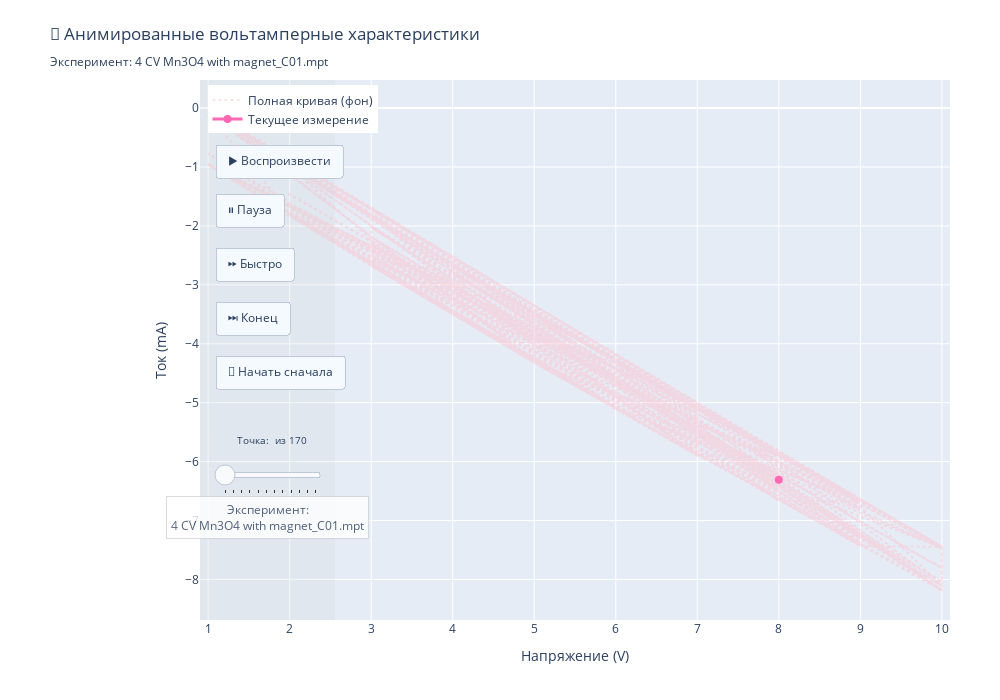

Notebook cell for this chart:
### Markdown cell above
## 🐷 Визуализация экспериментов CV во времени

### Code cell
import plotly.express as px
import plotly.graph_objects as go
import pandas as pd
import numpy as np

# Фильтруем только CV эксперименты
cv_experiments = df_sample[df_sample['category'] == 'CV эксперименты']
print(f"🌸 Найдено CV экспериментов: {cv_experiments['id'].nunique()}")

# Проверяем, есть ли CV эксперименты
if cv_experiments.empty:
    print("🌸 Нет CV экспериментов в выборке!")
else:
    # Выбираем один конкретный CV эксперимент для демонстрации анимации
    cv_ids = cv_experiments['id'].unique()
    selected_cv_id = cv_ids[0]  # Берем первый CV эксперимент
    print(f"🌸 Выбран эксперимент: {selected_cv_id}")

    cv_data = cv_experiments[cv_experiments['id'] == selected_cv_id].copy()
    cv_data = cv_data.sort_values('time/s')  # Сортируем по времени

    print(f"🌸 Количество точек в эксперименте: {len(cv_data)}")
    print(f"🌸 Длительность эксперимента: {cv_data['time/s'].max() - cv_data['time/s'].min():.1f} секунд")

    # Создаем основной график
    fig_animation = go.Figure()

    # Добавляем полную кривую как полупрозрачный фон
    fig_animation.add_trace(
        go.Scatter(
            x=cv_data['Ewe/V'],
            y=cv_data['<I>/mA'],
            mode='lines',
            line=dict(width=2, color='lightpink', dash='dot'),
            name='Полная кривая (фон)',
            opacity=0.4,
            showlegend=True
        )
    )

    # Добавляем начальную точку
    fig_animation.add_trace(
        go.Scatter(
            x=[cv_data['Ewe/V'].iloc[0]],
            y=[cv_data['<I>/mA'].iloc[0]],
            mode='markers+lines',
            marker=dict(size=8, color='#FF69B4'),
            line=dict(width=3, color='#FF69B4'),
            name='Текущее измерение',
            showlegend=True
        )
    )

    # Создаем кадры для анимации
    frames = []
    for i in range(1, len(cv_data) + 1):
        current_data = cv_data.iloc[:i]
        
        frame = go.Frame(
            data=[
                # Фоновая кривая (всегда полная)
                go.Scatter(
                    x=cv_data['Ewe/V'],
                    y=cv_data['<I>/mA'],
                    mode='lines',
                    line=dict(width=2, color='lightpink', dash='dot'),
                    opacity=0.4
                ),
                # Постепенно рисуемая кривая
                go.Scatter(
                    x=current_data['Ewe/V'],
                    y=current_data['<I>/mA'],
                    mode='markers+lines',
                    marker=dict(size=8, color='#FF69B4'),
                    line=dict(width=3, color='#FF69B4')
                )
            ],
            name=f"frame_{i}"
        )
        frames.append(frame)

    fig_animation.frames = frames

    # НАСТРОЙКА LAYOUT С РАЗДЕЛЬНОЙ КОМПОНОВКОЙ
    fig_animation.update_layout(
        width=1000,  # Увеличиваем ширину для размещения элементов слева
        height=700,
        title=f'🌸 Анимированные вольтамперные характеристики<br><sub>Эксперимент: {selected_cv_id}</sub>',
        xaxis_title="Напряжение (V)",
        yaxis_title="Ток (mA)",
        font=dict(size=12),
        showlegend=True,
        # Сдвигаем легенду влево, чтобы не мешала графику
        legend=dict(
            yanchor="top",
            y=0.99,
            xanchor="left",
            x=0.01
        ),
        # Создаем область слева для элементов управления
        margin=dict(l=200, r=50, t=80, b=80),  # Увеличиваем левый отступ
        # Добавляем полупрозрачную панель слева для элементов управления
        shapes=[
            dict(
                type="rect",
                xref="paper",
                yref="paper",
                x0=0,
                y0=0,
                x1=0.18,  # Занимает 18% ширины слева
                y1=1,
                fillcolor="LightGray",
                opacity=0.2,
                line=dict(width=0)
            )
        ]
    )

    # Настраиваем диапазоны осей
    fig_animation.update_xaxes(range=[cv_data['Ewe/V'].min() - 0.1, cv_data['Ewe/V'].max() + 0.1])
    fig_animation.update_yaxes(range=[cv_data['<I>/mA'].min() - 0.5, cv_data['<I>/mA'].max() + 0.5])

    # КНОПКИ УПРАВЛЕНИЯ СЛЕВА (вертикально)
    fig_animation.layout.updatemenus = [
        # Кнопка воспроизведения
        dict(
            type="buttons",
            buttons=[dict(label="▶️ Воспроизвести",
                         method="animate",
                         args=[None, {
                             "frame": {"duration": 100, "redraw": True},
                             "fromcurrent": True, 
                             "mode": "immediate"
                         }])],
            direction="down",
            pad={"r": 10, "t": 10, "b": 5},
            showactive=True,
            x=0.02,  # Слева
            xanchor="left",
            y=0.9,   # Вверху
            yanchor="top"
        ),
        # Кнопка паузы
        dict(
            type="buttons",
            buttons=[dict(label="⏸️ Пауза",
                         method="animate",
                         args=[[None], {
                             "frame": {"duration": 0, "redraw": True},
                             "mode": "immediate"
                         }])],
            direction="down",
            pad={"r": 10, "t": 5, "b": 5},
            showactive=True,
            x=0.02,
            xanchor="left",
            y=0.8,
            yanchor="top"
        ),
        # Кнопка быстрой перемотки
        dict(
            type="buttons",
            buttons=[dict(label="⏩ Быстро",
                         method="animate",
                         args=[None, {
                             "frame": {"duration": 30, "redraw": True},
                             "fromcurrent": True, 
                             "mode": "immediate"
                         }])],
            direction="down",
            pad={"r": 10, "t": 5, "b": 5},
            showactive=True,
            x=0.02,
            xanchor="left",
            y=0.7,
            yanchor="top"
        ),
        # Кнопка перехода к концу
        dict(
            type="buttons",
            buttons=[dict(label="⏭️ Конец",
                         method="animate",
                         args=[[f"frame_{len(cv_data)}"], {
                             "frame": {"duration": 0, "redraw": True},
                             "mode": "immediate"
                         }])],
            direction="down",
            pad={"r": 10, "t": 5, "b": 5},
            showactive=True,
            x=0.02,
            xanchor="left",
            y=0.6,
            yanchor="top"
        ),
        # Кнопка начала
        dict(
            type="buttons",
            buttons=[dict(label="🔄 Начать сначала",
                         method="animate",
                         args=[[None], {
                             "frame": {"duration": 0, "redraw": True},
                             "mode": "immediate"
                         }])],
            direction="down",
            pad={"r": 10, "t": 5, "b": 10},
            showactive=True,
            x=0.02,
            xanchor="left",
            y=0.5,
            yanchor="top"
        )
    ]

    # СЛАЙДЕР СЛЕВА ПОД КНОПКАМИ
    fig_animation.layout.sliders = [dict(
        steps=[dict(
            method='animate',
            args=[[f"frame_{k+1}"], {
                "frame": {"duration": 0, "redraw": True},
                "mode": "immediate"
            }],
            label=f''
        ) for k in range(len(cv_data))],
        transition=dict(duration=0),
        x=0.02,      # Слева
        xanchor="left",
        y=0.35,      # Под кнопками
        yanchor="top",
        len=0.15,    # Укороченный слайдер
        # Текущее значение слайдера
        currentvalue=dict(
            font=dict(size=10),
            prefix="Точка: ",
            suffix=f" из {len(cv_data)}",
            visible=True,
            xanchor="center",
            offset=20  # Сдвигаем вправо от слайдера
        ),
        pad=dict(t=0, b=0, l=0, r=0),
        ticklen=3,
        minorticklen=0
    )]

    # Добавляем текстовую информацию слева
    fig_animation.add_annotation(
        text=f"Эксперимент:<br>{selected_cv_id}",
        xref="paper", yref="paper",
        x=0.09, y=0.15,  # Под слайдером
        xanchor="center",
        showarrow=False,
        bgcolor="white",
        bordercolor="lightgray",
        borderwidth=1,
        borderpad=4,
        opacity=0.8
    )

    fig_animation.show()

    # Дополнительная информация
    print(f"\n🌸 Детали эксперимента {selected_cv_id}:")
    print(f"   - Всего измерений: {len(cv_data)}")
    print(f"   - Временной диапазон: {cv_data['time/s'].min():.1f} - {cv_data['time/s'].max():.1f} с")
    print(f"   - Напряжение: {cv_data['Ewe/V'].min():.3f} - {cv_data['Ewe/V'].max():.3f} V")
    print(f"   - Ток: {cv_data['<I>/mA'].min():.3f} - {cv_data['<I>/mA'].max():.3f} mA")

### Figure 1 — Plotly figure (JSON) as saved in the notebook; plotly's stock layout.template omitted (floating-point values rounded to 4 significant figures; data arrays with more than 128 entries replaced by an {"elided": "..."} marker saying what was removed)
{"data": [{"line": {"color": "lightpink", "dash": "dot", "width": 2}, "mode": "lines", "name": "Полная кривая (фон)", "opacity": 0.4, "showlegend": true, "type": "scatter", "x": {"elided": "170 float values"}, "y": {"elided": "170 float values"}}, {"line": {"color": "#FF69B4", "width": 3}, "marker": {"color": "#FF69B4", "size": 8}, "mode": "markers+lines", "name": "Текущее измерение", "showlegend": true, "type": "scatter", "x": [8], "y": [-6.31]}], "layout": {"annotations": [{"bgcolor": "white", "bordercolor": "lightgray", "borderpad": 4, "borderwidth": 1, "opacity": 0.8, "showarrow": false, "text": "Эксперимент:<br>4 CV Mn3O4 with magnet_C01.mpt", "x": 0.09, "xanchor": "center", "xref": "paper", "y": 0.15, "yref": "paper"}], "font": {"size": 12}, "height": 700, "legend": {"x": 0.01, "xanchor": "left", "y": 0.99, "yanchor": "top"}, "margin": {"b": 80, "l": 200, "r": 50, "t": 80}, "shapes": [{"fillcolor": "LightGray", "line": {"width": 0}, "opacity": 0.2, "type": "rect", "x0": 0, "x1": 0.18, "xref": "paper", "y0": 0, "y1": 1, "yref": "paper"}], "showlegend": true, "sliders": [{"currentvalue": {"font": {"size": 10}, "offset": 20, "prefix": "Точка: ", "suffix": " из 170", "visible": true, "xanchor": "center"}, "len": 0.15, "minorticklen": 0, "pad": {"b": 0, "l": 0, "r": 0, "t": 0}, "steps": [{"args": [["frame_1"], {"frame": {"duration": 0, "redraw": true}, "mode": "immediate"}], "label": "", "method": "animate"}, {"args": [["frame_2"], {"frame": {"duration": 0, "redraw": true}, "mode": "immediate"}], "label": "", "method": "animate"}, {"args": [["frame_3"], {"frame": {"duration": 0, "redraw": true}, "mode": "immediate"}], "label": "", "method": "animate"}, {"args": [["frame_4"], {"frame": {"duration": 0, "redraw": true}, "mode": "immediate"}], "label": "", "method": "animate"}, {"args": [["frame_5"], {"frame": {"duration": 0, "redraw": true}, "mode": "immediate"}], "label": "", "method": "animate"}, {"args": [["frame_6"], {"frame": {"duration": 0, "redraw": true}, "mode": "immediate"}], "label": "", "method": "animate"}, {"args": [["frame_7"], {"frame": {"duration": 0, "redraw": true}, "mode": "immediate"}], "label": "", "method": "animate"}, {"args": [["frame_8"], {"frame": {"duration": 0, "redraw": true}, "mode": "immediate"}], "label": "", "method": "animate"}, {"args": [["frame_9"], {"frame": {"duration": 0, "redraw": true}, "mode": "immediate"}], "label": "", "method": "animate"}, {"args": [["frame_10"], {"frame": {"duration": 0, "redraw": true}, "mode": "immediate"}], "label": "", "method": "animate"}, {"args": [["frame_11"], {"frame": {"duration": 0, "redraw": true}, "mode": "immediate"}], "label": "", "method": "animate"}, {"args": [["frame_12"], {"frame": {"duration": 0, "redraw": true}, "mode": "immediate"}], "label": "", "method": "animate"}, {"args": [["frame_13"], {"frame": {"duration": 0, "redraw": true}, "mode": "immediate"}], "label": "", "method": "animate"}, {"args": [["frame_14"], {"frame": {"duration": 0, "redraw": true}, "mode": "immediate"}], "label": "", "method": "animate"}, {"args": [["frame_15"], {"frame": {"duration": 0, "redraw": true}, "mode": "immediate"}], "label": "", "method": "animate"}, {"args": [["frame_16"], {"frame": {"duration": 0, "redraw": true}, "mode": "immediate"}], "label": "", "method": "animate"}, {"args": [["frame_17"], {"frame": {"duration": 0, "redraw": true}, "mode": "immediate"}], "label": "", "method": "animate"}, {"args": [["frame_18"], {"frame": {"duration": 0, "redraw": true}, "mode": "immediate"}], "label": "", "method": "animate"}, {"args": [["frame_19"], {"frame": {"duration": 0, "redraw": true}, "mode": "immediate"}], "label": "", "method": "animate"}, {"args": [["frame_20"], {"frame": {"duration": 0, "redraw": true}, "mode": "immediate"}], "label": "", "method": "animate"}, {"args": [["frame_21"], {"frame": {"duration": 0, "redraw": true}, "mode": "immediate"}], "label": "", "method": "animate"}, {"args": [["frame_22"], {"frame": {"duration": 0, "redraw": true}, "mode": "immediate"}], "label": "", "method": "animate"}, {"args": [["frame_23"], {"frame": {"duration": 0, "redraw": true}, "mode": "immediate"}], "label": "", "method": "animate"}, {"args": [["frame_24"], {"frame": {"duration": 0, "redraw": true}, "mode": "immediate"}], "label": "", "method": "animate"}, {"args": [["frame_25"], {"frame": {"duration": 0, "redraw": true}, "mode": "immediate"}], "label": "", "method": "animate"}, {"args": [["frame_26"], {"frame": {"duration": 0, "redraw": true}, "mode": "immediate"}], "label": "", "method": "animate"}, {"args": [["frame_27"], {"frame": {"duration": 0, "redraw": true}, "mode": "immediate"}], "label": "", "method": "animate"}, {"args": [["frame_28"], {"frame": {"duration": 0, "redraw": true}, "mode": "immediate"}], "label": "", "method": "animate"}, {"args": [["frame_29"], {"frame": {"duration": 0, "redraw": true}, "mode": "immediate"}], "label": "", "method": "animate"}, {"args": [["frame_30"], {"frame": {"duration": 0, "redraw": true}, "mode": "immediate"}], "label": "", "method": "animate"}, {"args": [["frame_31"], {"frame": {"duration": 0, "redraw": true}, "mode": "immediate"}], "label": "", "method": "animate"}, {"args": [["frame_32"], {"frame": {"duration": 0, "redraw": true}, "mode": "immediate"}], "label": "", "method": "animate"}, {"args": [["frame_33"], {"frame": {"duration": 0, "redraw": true}, "mode": "immediate"}], "label": "", "method": "animate"}, {"args": [["frame_34"], {"frame": {"duration": 0, "redraw": true}, "mode": "immediate"}], "label": "", "method": "animate"}, {"args": [["frame_35"], {"frame": {"duration": 0, "redraw": true}, "mode": "immediate"}], "label": "", "method": "animate"}, {"args": [["frame_36"], {"frame": {"duration": 0, "redraw": true}, "mode": "immediate"}], "label": "", "method": "animate"}, {"args": [["frame_37"], {"frame": {"duration": 0, "redraw": true}, "mode": "immediate"}], "label": "", "method": "animate"}, {"args": [["frame_38"], {"frame": {"duration": 0, "redraw": true}, "mode": "immediate"}], "label": "", "method": "animate"}, {"args": [["frame_39"], {"frame": {"duration": 0, "redraw": true}, "mode": "immediate"}], "label": "", "method": "animate"}, {"args": [["frame_40"], {"frame": {"duration": 0, "redraw": true}, "mode": "immediate"}], "label": "", "method": "animate"}, {"args": [["frame_41"], {"frame": {"duration": 0, "redraw": true}, "mode": "immediate"}], "label": "", "method": "animate"}, {"args": [["frame_42"], {"frame": {"duration": 0, "redraw": true}, "mode": "immediate"}], "label": "", "method": "animate"}, {"args": [["frame_43"], {"frame": {"duration": 0, "redraw": true}, "mode": "immediate"}], "label": "", "method": "animate"}, {"args": [["frame_44"], {"frame": {"duration": 0, "redraw": true}, "mode": "immediate"}], "label": "", "method": "animate"}, {"args": [["frame_45"], {"frame": {"duration": 0, "redraw": true}, "mode": "immediate"}], "label": "", "method": "animate"}, {"args": [["frame_46"], {"frame": {"duration": 0, "redraw": true}, "mode": "immediate"}], "label": "", "method": "animate"}, {"args": [["frame_47"], {"frame": {"duration": 0, "redraw": true}, "mode": "immediate"}], "label": "", "method": "animate"}, {"args": [["frame_48"], {"frame": {"duration": 0, "redraw": true}, "mode": "immediate"}], "label": "", "method": "animate"}, {"args": [["frame_49"], {"frame": {"duration": 0, "redraw": true}, "mode": "immediate"}], "label": "", "method": "animate"}, {"args": [["frame_50"], {"frame": {"duration": 0, "redraw": true}, "mode": "immediate"}], "label": "", "method": "animate"}, {"args": [["frame_51"], {"frame": {"duration": 0, "redraw": true}, "mode": "immediate"}], "label": "", "method": "animate"}, {"args": [["frame_52"], {"frame": {"duration": 0, "redraw": true}, "mode": "immediate"}], "label": "", "method": "animate"}, {"args": [["frame_53"], {"frame": {"duration": 0, "redraw": true}, "mode": "immediate"}], "label": "", "method": "animate"}, {"args": [["frame_54"], {"frame": {"duration": 0, "redraw": true}, "mode": "immediate"}], "label": "", "method": "animate"}, {"args": [["frame_55"], {"frame": {"duration": 0, "redraw": true}, "mode": "immediate"}], "label": "", "method": "animate"}, {"args": [["frame_56"], {"frame": {"duration": 0, "redraw": true}, "mode": "immediate"}], "label": "", "method": "animate"}, {"args": [["frame_57"], {"frame": {"duration": 0, "redraw": true}, "mode": "immediate"}], "label": "", "method": "animate"}, {"args": [["frame_58"], {"frame": {"duration": 0, "redraw": true}, "mode": "immediate"}], "label": "", "method": "animate"}, {"args": [["frame_59"], {"frame": {"duration": 0, "redraw": true}, "mode": "immediate"}], "label": "", "method": "animate"}, {"args": [["frame_60"], {"frame": {"duration": 0, "redraw": true}, "mode": "immediate"}], "label": "", "method": "animate"}, {"args": [["frame_61"], {"frame": {"duration": 0, "redraw": true}, "mode": "immediate"}], "label": "", "method": "animate"}, {"args": [["frame_62"], {"frame": {"duration": 0, "redraw": true}, "mode": "immediate"}], "label": "", "method": "animate"}, {"args": [["frame_63"], {"frame": {"duration": 0, "redraw": true}, "mode": "immediate"}], "label": "", "method": "animate"}, {"args": [["frame_64"], {"frame": {"duration": 0, "redraw": true}, "mode": "immediate"}], "label": "", "method": "animate"}, {"args": [["frame_65"], {"frame": {"duration": 0, "redraw": true}, "mode": "immediate"}], "label": "", "method": "animate"}, {"args": [["frame_66"], {"frame": {"duration": 0, "redraw": true}, "mode": "immediate"}], "label": "", "method": "animate"}, {"args": [["frame_67"], {"frame": {"duration": 0, "redraw": true}, "mode": "immediate"}], "label": "", "method": "animate"}, {"args": [["frame_68"], {"frame": {"duration": 0, "redraw": true}, "mode": "immediate"}], "label": "", "method": "animate"}, {"args": [["frame_69"], {"frame": {"duration": 0, "redraw": true}, "mode": "immediate"}], "label": "", "method": "animate"}, {"args": [["frame_70"], {"frame": {"duration": 0, "redraw": true}, "mode": "immediate"}], "label": "", "method": "animate"}, {"args": [["frame_71"], {"frame": {"duration": 0, "redraw": true}, "mode": "immediate"}], "label": "", "method": "animate"}, {"args": [["frame_72"], {"frame": {"duration": 0, "redraw": true}, "mode": "immediate"}], "label": "", "method": "animate"}, {"args": [["frame_73"], {"frame": {"duration": 0, "redraw": true}, "mode": "immediate"}], "label": "", "method": "animate"}, {"args": [["frame_74"], {"frame": {"duration": 0, "redraw": true}, "mode": "immediate"}], "label": "", "method": "animate"}, {"args": [["frame_75"], {"frame": {"duration": 0, "redraw": true}, "mode": "immediate"}], "label": "", "method": "animate"}, {"args": [["frame_76"], {"frame": {"duration": 0, "redraw": true}, "mode": "immediate"}], "label": "", "method": "animate"}, {"args": [["frame_77"], {"frame": {"duration": 0, "redraw": true}, "mode": "immediate"}], "label": "", "method": "animate"}, {"args": [["frame_78"], {"frame": {"duration": 0, "redraw": true}, "mode": "immediate"}], "label": "", "method": "animate"}, {"args": [["frame_79"], {"frame": {"duration": 0, "redraw": true}, "mode": "immediate"}], "label": "", "method": "animate"}, {"args": [["frame_80"], {"frame": {"duration": 0, "redraw": true}, "mode": "immediate"}], "label": "", "method": "animate"}, {"args": [["frame_81"], {"frame": {"duration": 0, "redraw": true}, "mode": "immediate"}], "label": "", "method": "animate"}, {"args": [["frame_82"], {"frame": {"duration": 0, "redraw": true}, "mode": "immediate"}], "label": "", "method": "animate"}, {"args": [["frame_83"], {"frame": {"duration": 0, "redraw": true}, "mode": "immediate"}], "label": "", "method": "animate"}, {"args": [["frame_84"], {"frame": {"duration": 0, "redraw": true}, "mode": "immediate"}], "label": "", "method": "animate"}, {"args": [["frame_85"], {"frame": {"duration": 0, "redraw": true}, "mode": "immediate"}], "label": "", "method": "animate"}, {"args": [["frame_86"], {"frame": {"duration": 0, "redraw": true}, "mode": "immediate"}], "label": "", "method": "animate"}, {"args": [["frame_87"], {"frame": {"duration": 0, "redraw": true}, "mode": "immediate"}], "label": "", "method": "animate"}, {"args": [["frame_88"], {"frame": {"duration": 0, "redraw": true}, "mode": "immediate"}], "label": "", "method": "animate"}, {"args": [["frame_89"], {"frame": {"duration": 0, "redraw": true}, "mode": "immediate"}], "label": "", "method": "animate"}, {"args": [["frame_90"], {"frame": {"duration": 0, "redraw": true}, "mode": "immediate"}], "label": "", "method": "animate"}, {"args": [["frame_91"], {"frame": {"duration": 0, "redraw": true}, "mode": "immediate"}], "label": "", "method": "animate"}, {"args": [["frame_92"], {"frame": {"duration": 0, "redraw": true}, "mode": "immediate"}], "label": "", "method": "animate"}, {"args": [["frame_93"], {"frame": {"duration": 0, "redraw": true}, "mode": "immediate"}], "label": "", "method": "animate"}, {"args": [["frame_94"], {"frame": {"duration": 0, "redraw": true}, "mode": "immediate"}], "label": "", "method": "animate"}, {"args": [["frame_95"], {"frame": {"duration": 0, "redraw": true}, "mode": "immediate"}], "label": "", "method": "animate"}, {"args": [["frame_96"], {"frame": {"duration": 0, "redraw": true}, "mode": "immediate"}], "label": "", "method": "animate"}, {"args": [["frame_97"], {"frame": {"duration": 0, "redraw": true}, "mode": "immediate"}], "label": "", "method": "animate"}, {"args": [["frame_98"], {"frame": {"duration": 0, "redraw": true}, "mode": "immediate"}], "label": "", "method": "animate"}, {"args": [["frame_99"], {"frame": {"duration": 0, "redraw": true}, "mode": "immediate"}], "label": "", "method": "animate"}, {"args": [["frame_100"], {"frame": {"duration": 0, "redraw": true}, "mode": "immediate"}], "label": "", "method": "animate"}, {"args": [["frame_101"], {"frame": {"duration": 0, "redraw": true}, "mode": "immediate"}], "label": "", "method": "animate"}, {"args": [["frame_102"], {"frame": {"duration": 0, "redraw": true}, "mode": "immediate"}], "label": "", "method": "animate"}, {"args": [["frame_103"], {"frame": {"duration": 0, "redraw": true}, "mode": "immediate"}], "label": "", "method": "animate"}, {"args": [["frame_104"], {"frame": {"duration": 0, "redraw": true}, "mode": "immediate"}], "label": "", "method": "animate"}, {"args": [["frame_105"], {"frame": {"duration": 0, "redraw": true}, "mode": "immediate"}], "label": "", "method": "animate"}, {"args": [["frame_106"], {"frame": {"duration": 0, "redraw": true}, "mode": "immediate"}], "label": "", "method": "animate"}, {"args": [["frame_107"], {"frame": {"duration": 0, "redraw": true}, "mode": "immediate"}], "label": "", "method": "animate"}, {"args": [["frame_108"], {"frame": {"duration": 0, "redraw": true}, "mode": "immediate"}], "label": "", "method": "animate"}, {"args": [["frame_109"], {"frame": {"duration": 0, "redraw": true}, "mode": "immediate"}], "label": "", "method": "animate"}, {"args": [["frame_110"], {"frame": {"duration": 0, "redraw": true}, "mode": "immediate"}], "label": "", "method": "animate"}, {"args": [["frame_111"], {"frame": {"duration": 0, "redraw": true}, "mode": "immediate"}], "label": "", "method": "animate"}, {"args": [["frame_112"], {"frame": {"duration": 0, "redraw": true}, "mode": "immediate"}], "label": "", "method": "animate"}, {"args": [["frame_113"], {"frame": {"duration": 0, "redraw": true}, "mode": "immediate"}], "label": "", "method": "animate"}, {"args": [["frame_114"], {"frame": {"duration": 0, "redraw": true}, "mode": "immediate"}], "label": "", "method": "animate"}, {"args": [["frame_115"], {"frame": {"duration": 0, "redraw": true}, "mode": "immediate"}], "label": "", "method": "animate"}, {"args": [["frame_116"], {"frame": {"duration": 0, "redraw": true}, "mode": "immediate"}], "label": "", "method": "animate"}, {"args": [["frame_117"], {"frame": {"duration": 0, "redraw": true}, "mode": "immediate"}], "label": "", "method": "animate"}, {"args": [["frame_118"], {"frame": {"duration": 0, "redraw": true}, "mode": "immediate"}], "label": "", "method": "animate"}, {"args": [["frame_119"], {"frame": {"duration": 0, "redraw": true}, "mode": "immediate"}], "label": "", "method": "animate"}, {"args": [["frame_120"], {"frame": {"duration": 0, "redraw": true}, "mode": "immediate"}], "label": "", "method": "animate"}, {"args": [["frame_121"], {"frame": {"duration": 0, "redraw": true}, "mode": "immediate"}], "label": "", "method": "animate"}, {"args": [["frame_122"], {"frame": {"duration": 0, "redraw": true}, "mode": "immediate"}], "label": "", "method": "animate"}, {"args": [["frame_123"], {"frame": {"duration": 0, "redraw": true}, "mode": "immediate"}], "label": "", "method": "animate"}, {"args": [["frame_124"], {"frame": {"duration": 0, "redraw": true}, "mode": "immediate"}], "label": "", "method": "animate"}, {"args": [["frame_125"], {"frame": {"duration": 0, "redraw": true}, "mode": "immediate"}], "label": "", "method": "animate"}, {"args": [["frame_126"], {"frame": {"duration": 0, "redraw": true}, "mode": "immediate"}], "label": "", "method": "animate"}, {"args": [["frame_127"], {"frame": {"duration": 0, "redraw": true}, "mode": "immediate"}], "label": "", "method": "animate"}, {"args": [["frame_128"], {"frame": {"duration": 0, "redraw": true}, "mode": "immediate"}], "label": "", "method": "animate"}, {"args": [["frame_129"], {"frame": {"duration": 0, "redraw": true}, "mode": "immediate"}], "label": "", "method": "animate"}, {"args": [["frame_130"], {"frame": {"duration": 0, "redraw": true}, "mode": "immediate"}], "label": "", "method": "animate"}, {"args": [["frame_131"], {"frame": {"duration": 0, "redraw": true}, "mode": "immediate"}], "label": "", "method": "animate"}, {"args": [["frame_132"], {"frame": {"duration": 0, "redraw": true}, "mode": "immediate"}], "label": "", "method": "animate"}, {"args": [["frame_133"], {"frame": {"duration": 0, "redraw": true}, "mode": "immediate"}], "label": "", "method": "animate"}, {"args": [["frame_134"], {"frame": {"duration": 0, "redraw": true}, "mode": "immediate"}], "label": "", "method": "animate"}, {"args": [["frame_135"], {"frame": {"duration": 0, "redraw": true}, "mode": "immediate"}], "label": "", "method": "animate"}, {"args": [["frame_136"], {"frame": {"duration": 0, "redraw": true}, "mode": "immediate"}], "label": "", "method": "animate"}, {"args": [["frame_137"], {"frame": {"duration": 0, "redraw": true}, "mode": "immediate"}], "label": "", "method": "animate"}, {"args": [["frame_138"], {"frame": {"duration": 0, "redraw": true}, "mode": "immediate"}], "label": "", "method": "animate"}, {"args": [["frame_139"], {"frame": {"duration": 0, "redraw": true}, "mode": "immediate"}], "label": "", "method": "animate"}, {"args": [["frame_140"], {"frame": {"duration": 0, "redraw": true}, "mode": "immediate"}], "label": "", "method": "animate"}, {"args": [["frame_141"], {"frame": {"duration": 0, "redraw": true}, "mode": "immediate"}], "label": "", "method": "animate"}, {"args": [["frame_142"], {"frame": {"duration": 0, "redraw": true}, "mode": "immediate"}], "label": "", "method": "animate"}, {"args": [["frame_143"], {"frame": {"duration": 0, "redraw": true}, "mode": "immediate"}], "label": "", "method": "animate"}, {"args": [["frame_144"], {"frame": {"duration": 0, "redraw": true}, "mode": "immediate"}], "label": "", "method": "animate"}, {"args": [["frame_145"], {"frame": {"duration": 0, "redraw": true}, "mode": "immediate"}], "label": "", "method": "animate"}, {"args": [["frame_146"], {"frame": {"duration": 0, "redraw": true}, "mode": "immediate"}], "label": "", "method": "animate"}, {"args": [["frame_147"], {"frame": {"duration": 0, "redraw": true}, "mode": "immediate"}], "label": "", "method": "animate"}, {"args": [["frame_148"], {"frame": {"duration": 0, "redraw": true}, "mode": "immediate"}], "label": "", "method": "animate"}, {"args": [["frame_149"], {"frame": {"duration": 0, "redraw": true}, "mode": "immediate"}], "label": "", "method": "animate"}, {"args": [["frame_150"], {"frame": {"duration": 0, "redraw": true}, "mode": "immediate"}], "label": "", "method": "animate"}, {"args": [["frame_151"], {"frame": {"duration": 0, "redraw": true}, "mode": "immediate"}], "label": "", "method": "animate"}, {"args": [["frame_152"], {"frame": {"duration": 0, "redraw": true}, "mode": "immediate"}], "label": "", "method": "animate"}, {"args": [["frame_153"], {"frame": {"duration": 0, "redraw": true}, "mode": "immediate"}], "label": "", "method": "animate"}, {"args": [["frame_154"], {"frame": {"duration": 0, "redraw": true}, "mode": "immediate"}], "label": "", "method": "animate"}, {"args": [["frame_155"], {"frame": {"duration": 0, "redraw": true}, "mode": "immediate"}], "label": "", "method": "animate"}, {"args": [["frame_156"], {"frame": {"duration": 0, "redraw": true}, "mode": "immediate"}], "label": "", "method": "animate"}, {"args": [["frame_157"], {"frame": {"duration": 0, "redraw": true}, "mode": "immediate"}], "label": "", "method": "animate"}, {"args": [["frame_158"], {"frame": {"duration": 0, "redraw": true}, "mode": "immediate"}], "label": "", "method": "animate"}, {"args": [["frame_159"], {"frame": {"duration": 0, "redraw": true}, "mode": "immediate"}], "label": "", "method": "animate"}, {"args": [["frame_160"], {"frame": {"duration": 0, "redraw": true}, "mode": "immediate"}], "label": "", "method": "animate"}, {"args": [["frame_161"], {"frame": {"duration": 0, "redraw": true}, "mode": "immediate"}], "label": "", "method": "animate"}, {"args": [["frame_162"], {"frame": {"duration": 0, "redraw": true}, "mode": "immediate"}], "label": "", "method": "animate"}, {"args": [["frame_163"], {"frame": {"duration": 0, "redraw": true}, "mode": "immediate"}], "label": "", "method": "animate"}, {"args": [["frame_164"], {"frame": {"duration": 0, "redraw": true}, "mode": "immediate"}], "label": "", "method": "animate"}, {"args": [["frame_165"], {"frame": {"duration": 0, "redraw": true}, "mode": "immediate"}], "label": "", "method": "animate"}, {"args": [["frame_166"], {"frame": {"duration": 0, "redraw": true}, "mode": "immediate"}], "label": "", "method": "animate"}, {"args": [["frame_167"], {"frame": {"duration": 0, "redraw": true}, "mode": "immediate"}], "label": "", "method": "animate"}, {"args": [["frame_168"], {"frame": {"duration": 0, "redraw": true}, "mode": "immediate"}], "label": "", "method": "animate"}, {"args": [["frame_169"], {"frame": {"duration": 0, "redraw": true}, "mode": "immediate"}], "label": "", "method": "animate"}, {"args": [["frame_170"], {"frame": {"duration": 0, "redraw": true}, "mode": "immediate"}], "label": "", "method": "animate"}], "ticklen": 3, "transition": {"duration": 0}, "x": 0.02, "xanchor": "left", "y": 0.35, "yanchor": "top"}], "title": {"text": "🌸 Анимированные вольтамперные характеристики<br><sub>Эксперимент: 4 CV Mn3O4 with magnet_C01.mpt</sub>"}, "updatemenus": [{"buttons": [{"args": [null, {"frame": {"duration": 100, "redraw": true}, "fromcurrent": true, "mode": "immediate"}], "label": "▶️ Воспроизвести", "method": "animate"}], "direction": "down", "pad": {"b": 5, "r": 10, "t": 10}, "showactive": true, "type": "buttons", "x": 0.02, "xanchor": "left", "y": 0.9, "yanchor": "top"}, {"buttons": [{"args": [[null], {"frame": {"duration": 0, "redraw": true}, "mode": "immediate"}], "label": "⏸️ Пауза", "method": "animate"}], "direction": "down", "pad": {"b": 5, "r": 10, "t": 5}, "showactive": true, "type": "buttons", "x": 0.02, "xanchor": "left", "y": 0.8, "yanchor": "top"}, {"buttons": [{"args": [null, {"frame": {"duration": 30, "redraw": true}, "fromcurrent": true, "mode": "immediate"}], "label": "⏩ Быстро", "method": "animate"}], "direction": "down", "pad": {"b": 5, "r": 10, "t": 5}, "showactive": true, "type": "buttons", "x": 0.02, "xanchor": "left", "y": 0.7, "yanchor": "top"}, {"buttons": [{"args": [["frame_170"], {"frame": {"duration": 0, "redraw": true}, "mode": "immediate"}], "label": "⏭️ Конец", "method": "animate"}], "direction": "down", "pad": {"b": 5, "r": 10, "t": 5}, "showactive": true, "type": "buttons", "x": 0.02, "xanchor": "left", "y": 0.6, "yanchor": "top"}, {"buttons": [{"args": [[null], {"frame": {"duration": 0, "redraw": true}, "mode": "immediate"}], "label": "🔄 Начать сначала", "method": "animate"}], "direction": "down", "pad": {"b": 10, "r": 10, "t": 5}, "showactive": true, "type": "buttons", "x": 0.02, "xanchor": "left", "y": 0.5, "yanchor": "top"}], "width": 1000, "xaxis": {"range": [0.9, 10.1], "title": {"text": "Напряжение (V)"}}, "yaxis": {"range": [-8.69, 0.477], "title": {"text": "Ток (mA)"}}}}
